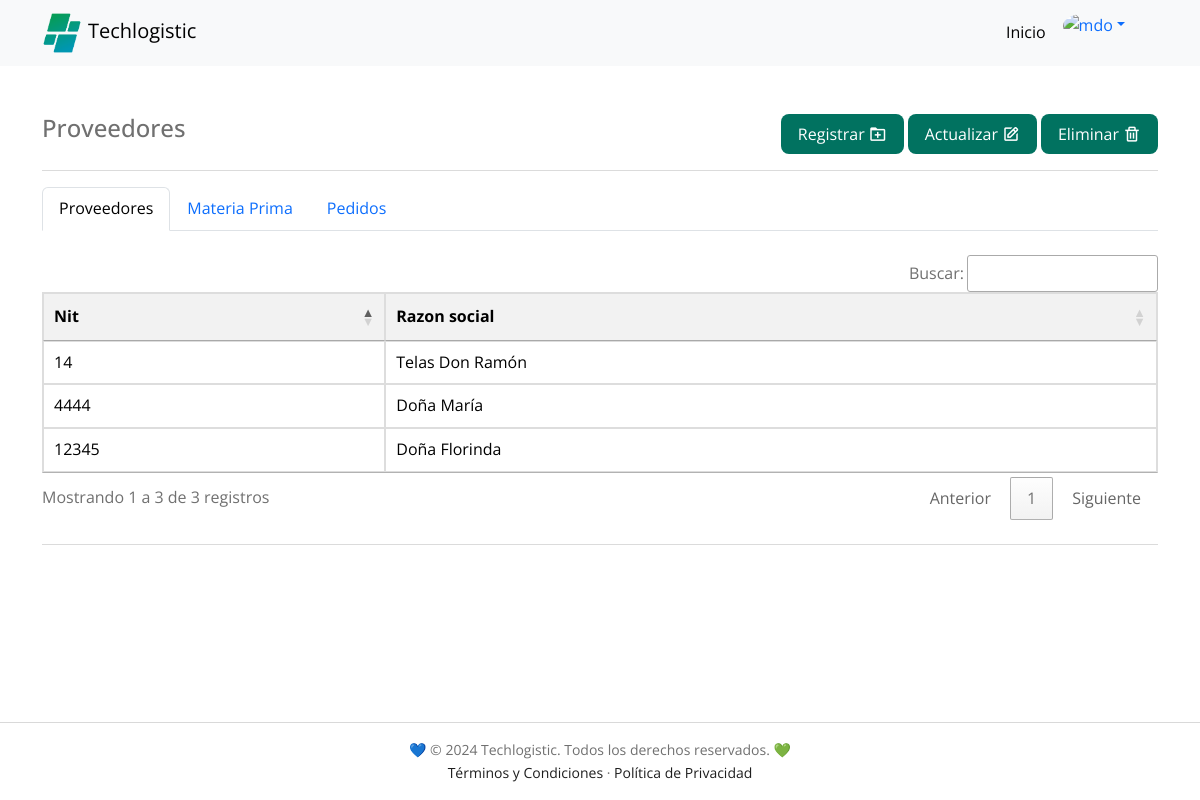
Page /dashboard/proveedores/indexproveedores.php (signed in) on the committed database.
### tables this page shows
CREATE TABLE `proveedores` (
  `id_proveedor` int NOT NULL AUTO_INCREMENT,
  `id_persona` int NOT NULL,
  `nit` varchar(20) NOT NULL,
  `razon_social` varchar(60) NOT NULL,
  PRIMARY KEY (`id_proveedor`),
  KEY `id_persona` (`id_persona`),
  CONSTRAINT `proveedor_ibfk_1` FOREIGN KEY (`id_persona`) REFERENCES `personas` (`id_persona`)
);

### dashboard/proveedores/indexproveedores.php (the view, shortened to what this page needs)
<?php
include_once "../../PHP/conexion_a_la_DB.php";
$sql = "SELECT nit, razon_social FROM proveedores;";
$datos = $conexion->query($sql);
?>
<!DOCTYPE html>
<html lang="es">
<head>
  <link href='https://unpkg.com/boxicons@2.0.7/css/boxicons.min.css' rel='stylesheet'>
  <link href="https://cdn.jsdelivr.net/npm/bootstrap@5.3.0/dist/css/bootstrap.min.css" rel="stylesheet"
>
  <link rel="stylesheet" href="../../HTML/styles/techlogistic.css">
  <link rel="stylesheet" type="text/css" href="https://cdn.datatables.net/1.11.5/css/jquery.dataTables.css">
  <link rel="stylesheet" type="text/css" href="https://cdn.datatables.net/buttons/2.0.1/css/buttons.dataTables.min.css">
</head>
<body>
  <nav class="navbar navbar-expand-lg bg-body-tertiary">
    <div class="container">
      <a href="../../PHP/indexdash.php" class="navbar-brand" title="Techlogistic"><img src="../../images/favicon.png"
          alt="Logo Techlogistic" class="navigation__image">Techlogistic</a>
      <div class="collapse navbar-collapse" id="navbarNavDropdown">
        <ul class="navbar-nav ms-auto me-4 mb-2 mb-lg-0">
          <li class="nav-item">
            <a class="nav-link active" aria-current="page" href="../../PHP/indexdash.php">Inicio</a>
          </li>
          <li class="nav-item dropdown">
            <div class="dropdown" role="group">
              <a class="dropdown-toggle dropdown-toggle-split" data-bs-toggle="dropdown" aria-expanded="false">
                <img src="https://higinnamora.github.io/techlogistic/images/profile/profile.png" alt="mdo"
                  class="rounded-circle" width="38" height="38" />
              </a>
            </div>
          </li>
        </ul>
      </div>
    </div>
  </nav>
  <main class="container my-5 h-100">
    <div class="d-flex flex-column flex-md-row justify-content-between">
      <h4 class="text-md-start text-left">Proveedores</h4>
      <div class="actions-table">
        <div class="action-item">
          <a class="button margin-left" aria-current="page" href="registrarProveedor.html">Registrar<i
              class='bx bx-folder-plus icons-styles'></i></a>
        </div>
        <div class="action-item">
          <a class="button margin-left" aria-current="page" href="indexActualizarproveedor.php">Actualizar<i
              class='bx bx-edit icons-styles'></i></a>
        </div>
        <div class="action-item">
          <a class="button margin-left" aria-current="page" href="indexEliminarProveedor.php">Eliminar<i
              class='bx bx-trash icons-styles'></i></a>
        </div>
      </div>
    </div>
    <hr>
    <ul class="nav nav-tabs mb-4">
      <li class="nav-item">
        <a class="nav-link active" aria-current="page" href="#">Proveedores</a>
      </li>
      <li class="nav-item">
        <a class="nav-link" href="materiaPrima.php">Materia Prima</a>
      </li>
      <li class="nav-item">
        <a class="nav-link" href="pedidos.php">Pedidos</a>
      </li>
    </ul>
    <div class="table-responsive">
      <table id="proveedor" style="color: #000" class="">
        <thead>
          <tr>
            <th scope="col">Nit</th>
            <th scope="col">Razon social</th>
          </tr>
        </thead>
        <tbody>
          <?php
          foreach ($datos as $fila) {
            echo "<tr>";
            foreach ($fila as $valor) {
              echo "<td>$valor</td>";
            }
            echo "</tr>";
          }
          ?>
        </tbody>
      </table>
    </div>
    <hr class="my-4">
  </main>
  <footer>
    <div class="copyright footer-absolute">
      <div class="bd-container">
        <p>💙 © 2024 Techlogistic. Todos los derechos reservados. 💚</p>
        <p><a href="../../HTML/terminos-y-condiciones.html">Términos y Condiciones</a> · <a
            href="../../HTML/politica-de-privacidad.html">Política de Privacidad</a></p>
      </div>
    </div>
  </footer>
</body>
</html>

### HTML/styles/techlogistic.css (style rules this page uses)
:root { --header-height: 3rem; --header-height-desktop: 70px; --first-color: #017260; --first-color-alt: #167C38; --secondary-color: #0097b2; --title-color: #393939; --text-color: #707070; --text-color-light: #A6A6A6; --body-color: #FFFFFF; --container-color: #FFFFFF; --black-color-001: #1E1E1E; --gray-color-001: #D9D9D9; --text-color-001: #242B55; --text-color-002: #fafafa; --text-color-white: #ffffff; --body-font: 'Open Sans', sans-serif; --biggest-font-size: 2.25rem; --h1-font-size: 1.5rem; --h2-font-size: 1.25rem; --h3-font-size: 1rem; --normal-font-size: .938rem; --small-font-size: .813rem; --smaller-font-size: .75rem; --font-medium: 500; --font-semi-bold: 600; --m-1: .5rem; --m-2: 1rem; --m-3: 1.5rem; --m-4: 2rem; --m-5: 2.5rem; --m-6: 3rem; --z-tooltip: 10; --z-fixed: 100; }
@media screen and (min-width: 768px) { :root { --biggest-font-size: 4rem; --h1-font-size: 2.25rem; --h2-font-size: 1.5rem; --h3-font-size: 1.25rem; --normal-font-size: 1rem; --small-font-size: .875rem; --smaller-font-size: .813rem; } }
*,::before,::after { box-sizing: border-box; }
html { height: 100%; }
html, body { scroll-behavior: smooth; }
body { background-color: var(--body-color); color: var(--text-color); display: flex; flex-direction: column; font-family: var(--body-font); font-size: var(--normal-font-size); line-height: 1.6; margin: var(--header-height) 0 0 0; width: 100%; }
h1, h2, h3, p, ul { margin: 0; }
a { text-decoration: none; }
img { height: auto; max-width: 100%; }
.mb-2 { margin-bottom: var(--m-2); }
.bd-container { margin-left: var(--m-2); margin-right: var(--m-2); max-width: 960px; width: calc(100% - 2rem); }
.navigation__image { width: 40px; margin-right: 6px; }
.button { align-items: center; background-color: var(--first-color); border-radius: .5rem; border: 1px solid transparent; color: #FFFFFF; display: inline-block; height: 40px; line-height: 1; padding: 0 1rem; transition: .3s; justify-content: center; }
a.button { display: inline-flex; }
.copyright { text-align: center; padding: 16px 0; border-top: 1px solid var(--gray-color-001); margin-top: auto; }
.copyright p { font-size: 14px; color: var(--text-color); }
.copyright p a { color: var(--black-color-001); }
@media screen and (min-width: 768px) { body { margin: 0; } }
@media screen and (min-width: 992px) { .bd-container { margin-left: auto; margin-right: auto; } }
table { width: 100%; border-collapse: collapse; margin-top: 20px; }
table, th, td { border: 1px solid #ddd; }
th, td { padding: 12px; text-align: left; }
th { background-color: #f2f2f2; }
tr:nth-child(even) { background-color: #f9f9f9; }
.actions-table { display: flex; }
.icons-styles { font-size: 18px; margin-left: 4px; }
.margin-left { margin-left: 4px; }
.footer-absolute { position: absolute; bottom: 0; width: 100%; }

### rows in the picture
proveedores: nit "14", razon_social "Telas Don Ramón"
proveedores: nit "12345", razon_social "Doña Florinda"
proveedores: nit "4444", razon_social "Doña María"
